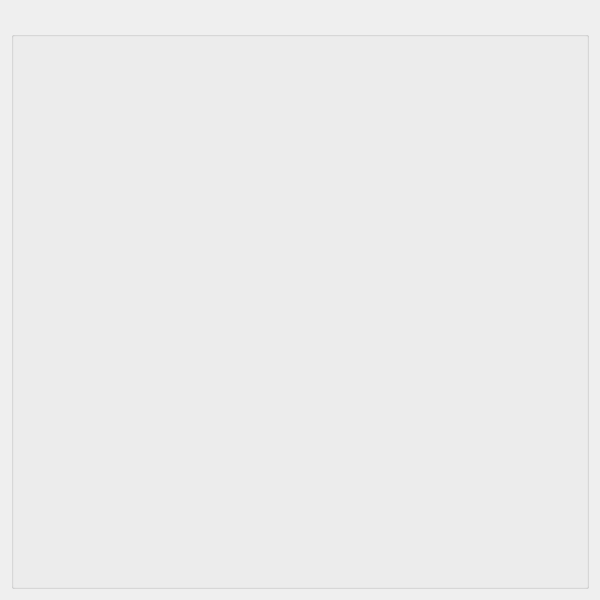
<?xml version="1.0" encoding="UTF-8"?>
<ui version="4.0">
 <class>wavelengthRangeSelection</class>
 <widget class="QDialog" name="wavelengthRangeSelection">
  <property name="windowModality">
   <enum>Qt::NonModal</enum>
  </property>
  <property name="geometry">
   <rect>
    <x>0</x>
    <y>0</y>
    <width>600</width>
    <height>600</height>
   </rect>
  </property>
  <property name="minimumSize">
   <size>
    <width>600</width>
    <height>600</height>
   </size>
  </property>
  <property name="windowTitle">
   <string>wavelegthRangeSelection</string>
  </property>
  <layout class="QGridLayout" name="gridLayout_2">
   <item row="0" column="0">
    <layout class="QGridLayout" name="gridLayout">
     <item row="1" column="0">
      <widget class="QGroupBox" name="groupBox">
       <property name="title">
        <string/>
       </property>
       <layout class="QVBoxLayout" name="verticalLayout_3">
        <item>
         <layout class="QVBoxLayout" name="waveSelect_vbox"/>
        </item>
       </layout>
      </widget>
     </item>
     <item row="0" column="0">
      <widget class="QLabel" name="rangeLabel">
       <property name="sizePolicy">
        <sizepolicy hsizetype="Preferred" vsizetype="Fixed">
         <horstretch>0</horstretch>
         <verstretch>0</verstretch>
        </sizepolicy>
       </property>
       <property name="text">
        <string/>
       </property>
       <property name="alignment">
        <set>Qt::AlignCenter</set>
       </property>
      </widget>
     </item>
    </layout>
   </item>
  </layout>
 </widget>
 <resources/>
 <connections/>
</ui>
